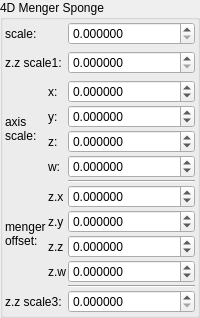
    <widget class="QGroupBox" name="groupBox_2">
     <property name="title">
      <string>4D Menger Sponge</string>
     </property>
     <layout class="QVBoxLayout" name="verticalLayout_4">
      <property name="leftMargin">
       <number>2</number>
      </property>
      <property name="topMargin">
       <number>2</number>
      </property>
      <property name="rightMargin">
       <number>2</number>
      </property>
      <property name="bottomMargin">
       <number>2</number>
      </property>
      <item>
       <layout class="QGridLayout" name="gridLayout" columnstretch="0,1">
        <item row="0" column="0">
         <widget class="QLabel" name="label_256">
          <property name="text">
           <string>scale:</string>
          </property>
         </widget>
        </item>
        <item row="0" column="1">
         <widget class="MyDoubleSpinBox" name="spinbox_transf_scale_3">
          <property name="sizePolicy">
           <sizepolicy hsizetype="Minimum" vsizetype="Maximum">
            <horstretch>0</horstretch>
            <verstretch>0</verstretch>
           </sizepolicy>
          </property>
          <property name="prefix">
           <string/>
          </property>
          <property name="suffix">
           <string/>
          </property>
          <property name="decimals">
           <number>6</number>
          </property>
          <property name="minimum">
           <double>0.000000000000000</double>
          </property>
          <property name="maximum">
           <double>99.989999999999995</double>
          </property>
          <property name="singleStep">
           <double>0.100000000000000</double>
          </property>
         </widget>
        </item>
        <item row="1" column="0">
         <widget class="QLabel" name="label_181">
          <property name="text">
           <string>z.z scale1:</string>
          </property>
         </widget>
        </item>
        <item row="1" column="1">
         <widget class="MyDoubleSpinBox" name="spinbox_transf_scale_1">
          <property name="sizePolicy">
           <sizepolicy hsizetype="Minimum" vsizetype="Maximum">
            <horstretch>0</horstretch>
            <verstretch>0</verstretch>
           </sizepolicy>
          </property>
          <property name="prefix">
           <string/>
          </property>
          <property name="suffix">
           <string/>
          </property>
          <property name="decimals">
           <number>6</number>
          </property>
          <property name="minimum">
           <double>0.000000000000000</double>
          </property>
          <property name="maximum">
           <double>99.989999999999995</double>
          </property>
          <property name="singleStep">
           <double>0.100000000000000</double>
          </property>
         </widget>
        </item>
       </layout>
      </item>
      <item>
       <layout class="QGridLayout" name="gridLayout_47" columnstretch="0,0,2">
        <property name="spacing">
         <number>2</number>
        </property>
        <item row="8" column="2">
         <widget class="MyDoubleSpinBox" name="spinbox4_transf_addition_constant_111d5_w">
          <property name="sizePolicy">
           <sizepolicy hsizetype="Minimum" vsizetype="Maximum">
            <horstretch>0</horstretch>
            <verstretch>0</verstretch>
           </sizepolicy>
          </property>
          <property name="prefix">
           <string/>
          </property>
          <property name="suffix">
           <string/>
          </property>
          <property name="decimals">
           <number>6</number>
          </property>
          <property name="minimum">
           <double>-99.989999999999995</double>
          </property>
          <property name="maximum">
           <double>99.989999999999995</double>
          </property>
          <property name="singleStep">
           <double>0.100000000000000</double>
          </property>
         </widget>
        </item>
        <item row="6" column="0" rowspan="2">
         <widget class="QLabel" name="label_188">
          <property name="text">
           <string>menger
offset:</string>
          </property>
         </widget>
        </item>
        <item row="1" column="1">
         <widget class="QLabel" name="label_178">
          <property name="text">
           <string notr="true">y:</string>
          </property>
         </widget>
        </item>
        <item row="1" column="0" rowspan="2">
         <widget class="QLabel" name="label_179">
          <property name="text">
           <string>axis
scale:</string>
          </property>
         </widget>
        </item>
        <item row="8" column="1">
         <widget class="QLabel" name="label_99">
          <property name="text">
           <string notr="true">z.w</string>
          </property>
         </widget>
        </item>
        <item row="3" column="2">
         <widget class="MyDoubleSpinBox" name="spinbox4_transf_scale_1111_w">
          <property name="sizePolicy">
           <sizepolicy hsizetype="Minimum" vsizetype="Maximum">
            <horstretch>0</horstretch>
            <verstretch>0</verstretch>
           </sizepolicy>
          </property>
          <property name="prefix">
           <string/>
          </property>
          <property name="suffix">
           <string/>
          </property>
          <property name="decimals">
           <number>6</number>
          </property>
          <property name="minimum">
           <double>-99.989999999999995</double>
          </property>
          <property name="maximum">
           <double>99.989999999999995</double>
          </property>
          <property name="singleStep">
           <double>0.100000000000000</double>
          </property>
         </widget>
        </item>
        <item row="0" column="2">
         <widget class="MyDoubleSpinBox" name="spinbox4_transf_scale_1111_x">
          <property name="sizePolicy">
           <sizepolicy hsizetype="Minimum" vsizetype="Maximum">
            <horstretch>0</horstretch>
            <verstretch>0</verstretch>
           </sizepolicy>
          </property>
          <property name="prefix">
           <string/>
          </property>
          <property name="suffix">
           <string/>
          </property>
          <property name="decimals">
           <number>6</number>
          </property>
          <property name="minimum">
           <double>-99.989999999999995</double>
          </property>
          <property name="maximum">
           <double>99.989999999999995</double>
          </property>
          <property name="singleStep">
           <double>0.100000000000000</double>
          </property>
         </widget>
        </item>
        <item row="0" column="1">
         <widget class="QLabel" name="label_175">
          <property name="text">
           <string notr="true">x:</string>
          </property>
         </widget>
        </item>
        <item row="6" column="1">
         <widget class="QLabel" name="label_90">
          <property name="text">
           <string notr="true">z.y</string>
          </property>
         </widget>
        </item>
        <item row="7" column="2">
         <widget class="MyDoubleSpinBox" name="spinbox4_transf_addition_constant_111d5_z">
          <property name="sizePolicy">
           <sizepolicy hsizetype="Minimum" vsizetype="Maximum">
            <horstretch>0</horstretch>
            <verstretch>0</verstretch>
           </sizepolicy>
          </property>
          <property name="prefix">
           <string/>
          </property>
          <property name="suffix">
           <string/>
          </property>
          <property name="decimals">
           <number>6</number>
          </property>
          <property name="minimum">
           <double>-99.989999999999995</double>
          </property>
          <property name="maximum">
           <double>99.989999999999995</double>
          </property>
          <property name="singleStep">
           <double>0.100000000000000</double>
          </property>
         </widget>
        </item>
        <item row="3" column="1">
         <widget class="QLabel" name="label_176">
          <property name="text">
           <string notr="true">w:</string>
          </property>
         </widget>
        </item>
        <item row="4" column="2">
         <widget class="Line" name="line">
          <property name="orientation">
           <enum>Qt::Horizontal</enum>
          </property>
         </widget>
        </item>
        <item row="6" column="2">
         <widget class="MyDoubleSpinBox" name="spinbox4_transf_addition_constant_111d5_y">
          <property name="sizePolicy">
           <sizepolicy hsizetype="Minimum" vsizetype="Maximum">
            <horstretch>0</horstretch>
            <verstretch>0</verstretch>
           </sizepolicy>
          </property>
          <property name="prefix">
           <string/>
          </property>
          <property name="suffix">
           <string/>
          </property>
          <property name="decimals">
           <number>6</number>
          </property>
          <property name="minimum">
           <double>-99.989999999999995</double>
          </property>
          <property name="maximum">
           <double>99.989999999999995</double>
          </property>
          <property name="singleStep">
           <double>0.100000000000000</double>
          </property>
         </widget>
        </item>
        <item row="5" column="1">
         <widget class="QLabel" name="label_93">
          <property name="text">
           <string notr="true">z.x</string>
          </property>
         </widget>
        </item>
        <item row="1" column="2">
         <widget class="MyDoubleSpinBox" name="spinbox4_transf_scale_1111_y">
          <property name="sizePolicy">
           <sizepolicy hsizetype="Minimum" vsizetype="Maximum">
            <horstretch>0</horstretch>
            <verstretch>0</verstretch>
           </sizepolicy>
          </property>
          <property name="prefix">
           <string/>
          </property>
          <property name="suffix">
           <string/>
          </property>
          <property name="decimals">
           <number>6</number>
          </property>
          <property name="minimum">
           <double>-99.989999999999995</double>
          </property>
          <property name="maximum">
           <double>99.989999999999995</double>
          </property>
          <property name="singleStep">
           <double>0.100000000000000</double>
          </property>
         </widget>
        </item>
        <item row="5" column="2">
         <widget class="MyDoubleSpinBox" name="spinbox4_transf_addition_constant_111d5_x">
          <property name="sizePolicy">
           <sizepolicy hsizetype="Minimum" vsizetype="Maximum">
            <horstretch>0</horstretch>
            <verstretch>0</verstretch>
           </sizepolicy>
          </property>
          <property name="prefix">
           <string/>
          </property>
          <property name="suffix">
           <string/>
          </property>
          <property name="decimals">
           <number>6</number>
          </property>
          <property name="minimum">
           <double>-99.989999999999995</double>
          </property>
          <property name="maximum">
           <double>99.989999999999995</double>
          </property>
          <property name="singleStep">
           <double>0.100000000000000</double>
          </property>
         </widget>
        </item>
        <item row="10" column="2">
         <widget class="MyDoubleSpinBox" name="spinbox_transf_scaleA_3">
          <property name="sizePolicy">
           <sizepolicy hsizetype="Minimum" vsizetype="Maximum">
            <horstretch>0</horstretch>
            <verstretch>0</verstretch>
           </sizepolicy>
          </property>
          <property name="prefix">
           <string/>
          </property>
          <property name="suffix">
           <string/>
          </property>
          <property name="decimals">
           <number>6</number>
          </property>
          <property name="minimum">
           <double>0.000000000000000</double>
          </property>
          <property name="maximum">
           <double>99.989999999999995</double>
          </property>
          <property name="singleStep">
           <double>0.100000000000000</double>
          </property>
         </widget>
        </item>
        <item row="7" column="1">
         <widget class="QLabel" name="label_98">
          <property name="text">
           <string notr="true">z.z</string>
          </property>
         </widget>
        </item>
        <item row="2" column="1">
         <widget class="QLabel" name="label_177">
          <property name="text">
           <string notr="true">z:</string>
          </property>
         </widget>
        </item>
        <item row="10" column="0" colspan="2">
         <widget class="QLabel" name="label_183">
          <property name="text">
           <string>z.z scale3:</string>
          </property>
         </widget>
        </item>
        <item row="2" column="2">
         <widget class="MyDoubleSpinBox" name="spinbox4_transf_scale_1111_z">
          <property name="sizePolicy">
           <sizepolicy hsizetype="Minimum" vsizetype="Maximum">
            <horstretch>0</horstretch>
            <verstretch>0</verstretch>
           </sizepolicy>
          </property>
          <property name="prefix">
           <string/>
          </property>
          <property name="suffix">
           <string/>
          </property>
          <property name="decimals">
           <number>6</number>
          </property>
          <property name="minimum">
           <double>-99.989999999999995</double>
          </property>
          <property name="maximum">
           <double>99.989999999999995</double>
          </property>
          <property name="singleStep">
           <double>0.100000000000000</double>
          </property>
         </widget>
        </item>
        <item row="9" column="2">
         <widget class="Line" name="line_2">
          <property name="orientation">
           <enum>Qt::Horizontal</enum>
          </property>
         </widget>
        </item>
       </layout>
      </item>
     </layout>
    </widget>
